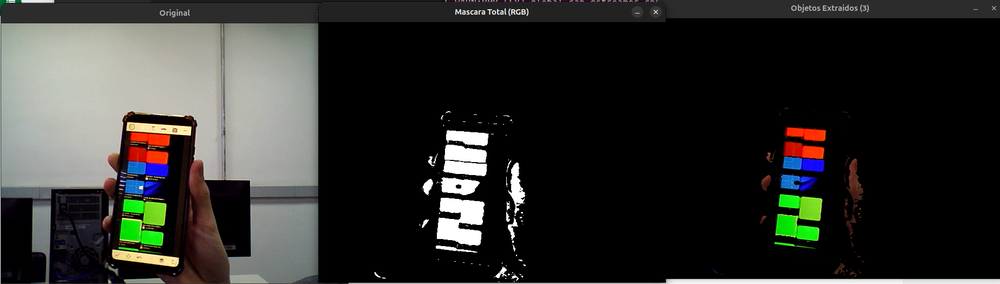
#> input picture relatorios/relatorio_3/extracao_cores.png, 1000 x 284 px, shrunk from 1845 x 524 before the run, given in place of the camera
$ python 2a_filtro_gaussiano.py
#> lines starting #> are read from the running program, lines starting #| are printed output that depends on the picture; after the words box and inside, x2 and y2 are one past the last pixel; in counts of white or black regions, pixels touching at a corner belong together
import cv2
import numpy as np

# Função de callback vazia para os trackbars
def nada(x):
    pass

# Inicializa a captura de vídeo da webcam
cap = cv2.VideoCapture(0)
if not cap.isOpened():
    print("Erro: Não foi possível abrir a câmera.")
    exit()

# Cria uma janela para os trackbars de controle HSV
cv2.namedWindow("Trackbars")
cv2.createTrackbar("HUE Min", "Trackbars", 0, 179, nada)
#> slider 'HUE Min' is set to 35
cv2.createTrackbar("HUE Max", "Trackbars", 179, 179, nada)
cv2.createTrackbar("SAT Min", "Trackbars", 0, 255, nada)
#> slider 'SAT Min' is set to 51
cv2.createTrackbar("SAT Max", "Trackbars", 255, 255, nada)
cv2.createTrackbar("VALUE Min", "Trackbars", 0, 255, nada)
#> slider 'VALUE Min' is set to 51
cv2.createTrackbar("VALUE Max", "Trackbars", 255, 255, nada)

print("\nAnálise do Filtro Gaussiano (Item 2.a)")
print("Pressione 'q' para sair.")

while True:
    # Captura um frame da webcam
    ret, frame = cap.read()
#> frame is the input picture: shape (284, 1000, 3); mean B, G, R 43.8, 46.9, 46.5
    if not ret:
        print("Não foi possível receber o frame. Encerrando...")
        break

    # (2.a) Aplica o filtro Gaussiano ao frame original (BGR)
    # O filtro é aplicado antes da conversão de cor para evitar artefatos no canal HUE [4]
    frame_filtrado = cv2.GaussianBlur(frame, (5, 5), 0)
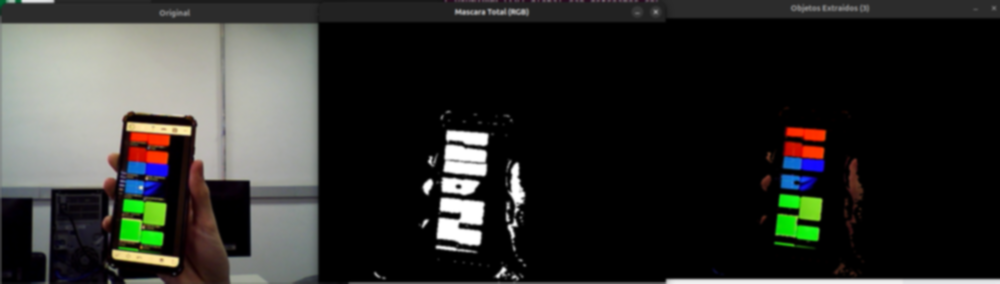
#> frame_filtrado: shape (284, 1000, 3); mean B, G, R 43.7, 46.8, 46.5

    # Converte o frame filtrado de BGR para HSV
    hsv = cv2.cvtColor(frame_filtrado, cv2.COLOR_BGR2HSV)
#> hsv: shape (284, 1000, 3); mean H, S, V 19.7, 24.5, 50.4

    # Obtém os valores atuais dos trackbars
    h_min = cv2.getTrackbarPos("HUE Min", "Trackbars")
    h_max = cv2.getTrackbarPos("HUE Max", "Trackbars")
    s_min = cv2.getTrackbarPos("SAT Min", "Trackbars")
    s_max = cv2.getTrackbarPos("SAT Max", "Trackbars")
    v_min = cv2.getTrackbarPos("VALUE Min", "Trackbars")
    v_max = cv2.getTrackbarPos("VALUE Max", "Trackbars")

    # Define os limites inferior e superior da cor no espaço HSV
    lower_range = np.array([h_min, s_min, v_min])
    upper_range = np.array([h_max, s_max, v_max])

    # Cria uma máscara binária com os pixels que estão dentro da faixa de cor [5, 6]
    mask = cv2.inRange(hsv, lower_range, upper_range)
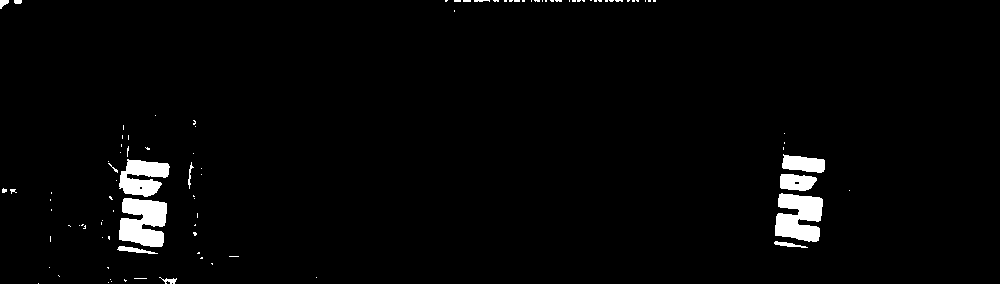
#> mask: shape (284, 1000); 2.4% white; 98 white regions (85 under 20 px), largest, box (x1, y1, x2, y2) and area: (119, 198, 167, 247) 1778, (775, 193, 823, 242) 1717, (119, 159, 170, 197) 1250

    # Aplica a máscara ao frame original para isolar os objetos coloridos
    resultado = cv2.bitwise_and(frame, frame, mask=mask)
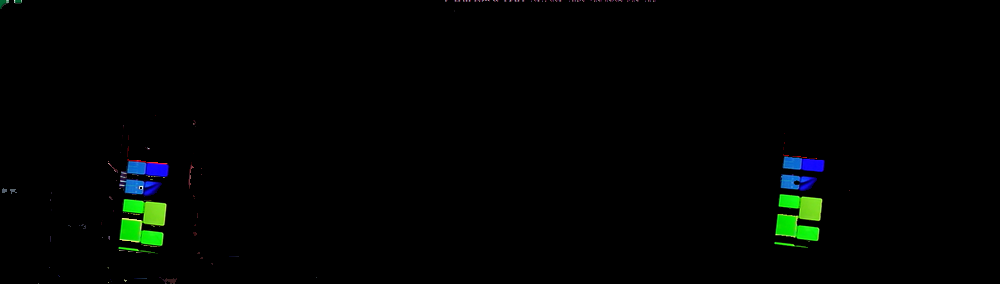
#> resultado: shape (284, 1000, 3); mean B, G, R 1.8, 3.1, 1.1

    # (2.a) Cria a janela adicional para mostrar a imagem não-filtrada e a filtrada lado a lado
    # np.hstack empilha as imagens horizontalmente
    comparacao_filtros = np.hstack((frame, frame_filtrado))
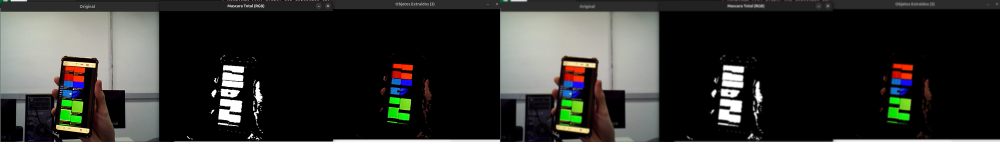
#> comparacao_filtros: shape (284, 2000, 3) (shown at 1/2 size); mean B, G, R 43.8, 46.9, 46.5

    # Exibe as janelas
    cv2.imshow("Original vs. Gaussiano", comparacao_filtros)
    cv2.imshow("Mascara de Cor", mask)
    cv2.imshow("Resultado da Deteccao", resultado)

    # Aguarda a tecla 'q' ser pressionada para sair do loop
    if cv2.waitKey(1) & 0xFF == ord('q'):
#> (key q is pressed here)
        break

# Libera os recursos
cap.release()
cv2.destroyAllWindows()

$ run again, on relatorios/relatorio_3/gaussiano.png
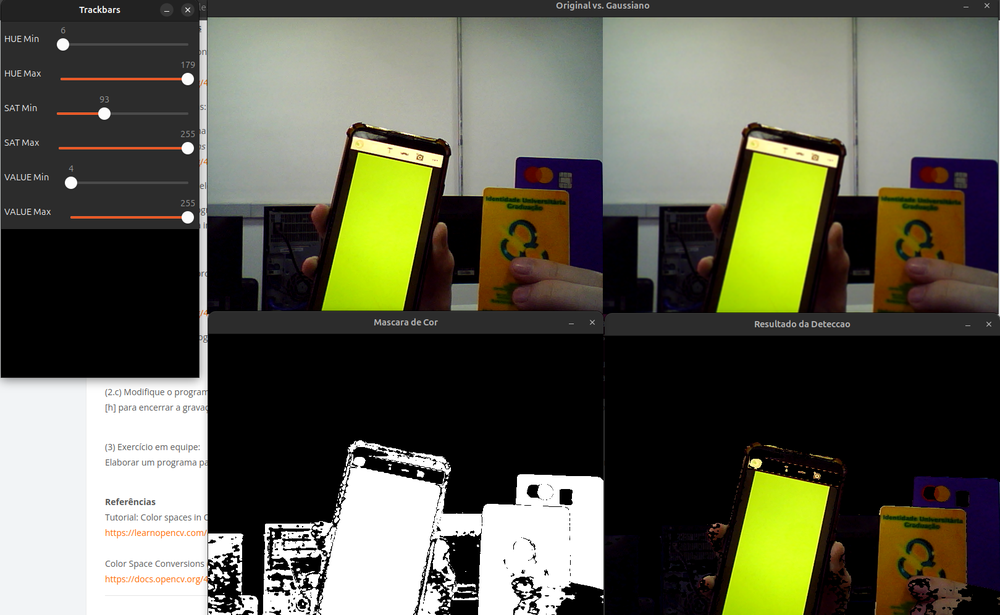
#> input picture relatorios/relatorio_3/gaussiano.png, 1000 x 615 px, shrunk from 1619 x 996 before the run, given in place of the camera
#> frame is the input picture: shape (615, 1000, 3); mean B, G, R 77.7, 94.6, 94.3
#> hsv: shape (615, 1000, 3); mean H, S, V 31.4, 54.5, 98.9
#> `mask = cv2.inRange(hsv, lower_range, upper_range)`:
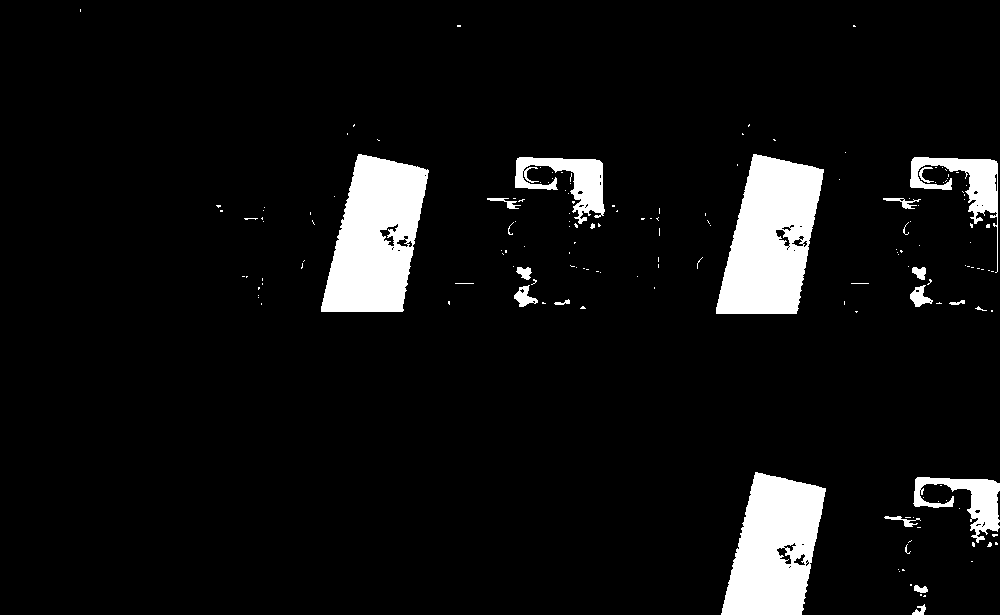
#> mask: shape (615, 1000); 7% white; 165 white regions (143 under 20 px), largest, box (x1, y1, x2, y2) and area: (716, 154, 824, 314) 11692, (321, 154, 429, 312) 11529, (721, 472, 826, 615) 10248
#> `comparacao_filtros = np.hstack((frame, frame_filtrado))`:
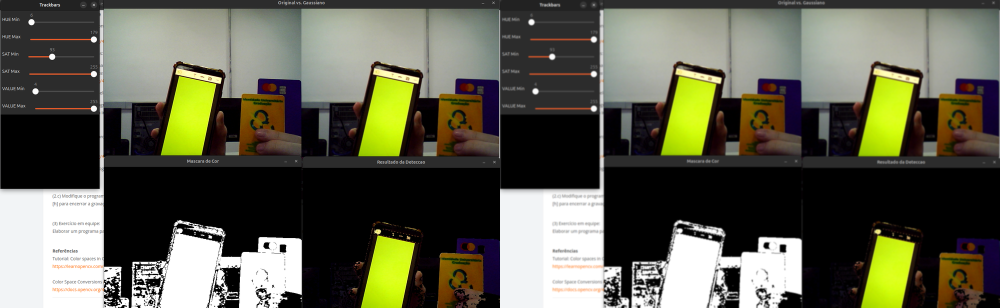
#> comparacao_filtros: shape (615, 2000, 3) (shown at 1/2 size); mean B, G, R 77.7, 94.5, 94.3
